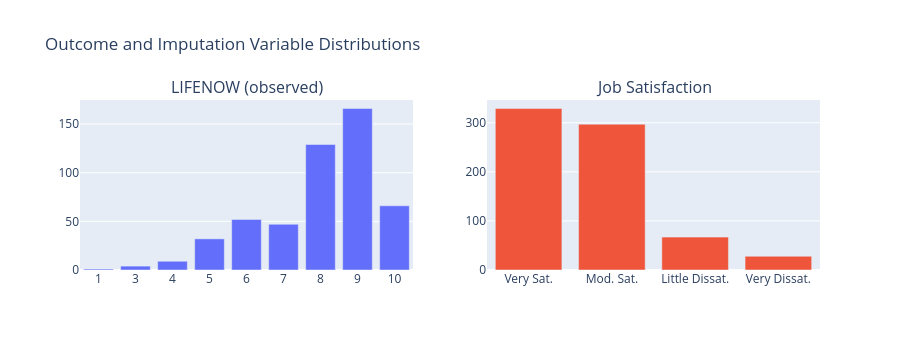

Notebook cell for this chart:
### Code cell
# Examine LIFENOW distribution
print('LIFENOW distribution (observed values):')
lifenow_observed = df_analysis[impute_var].dropna()
print(lifenow_observed.value_counts().sort_index())

fig = make_subplots(rows=1, cols=2, subplot_titles=['LIFENOW (observed)', 'Job Satisfaction'])

# LIFENOW
counts = lifenow_observed.value_counts().sort_index()
fig.add_trace(
    go.Bar(x=[str(int(x)) for x in counts.index], y=counts.values, name='LIFENOW'),
    row=1, col=1
)

# Job satisfaction
sat_counts = df_analysis[outcome].value_counts().sort_index()
sat_labels = ['Very Sat.', 'Mod. Sat.', 'Little Dissat.', 'Very Dissat.']
fig.add_trace(
    go.Bar(x=sat_labels, y=sat_counts.values, name='satjob'),
    row=1, col=2
)

fig.update_layout(height=350, showlegend=False, title='Outcome and Imputation Variable Distributions')
fig.show()

### Figure 1 — Plotly figure (JSON) as saved in the notebook; plotly's stock layout.template omitted (floating-point values rounded to 4 significant figures)
{"data": [{"name": "LIFENOW", "type": "bar", "x": ["1", "3", "4", "5", "6", "7", "8", "9", "10"], "xaxis": "x", "y": [1, 4, 9, 32, 52, 47, 129, 166, 66], "yaxis": "y"}, {"name": "satjob", "type": "bar", "x": ["Very Sat.", "Mod. Sat.", "Little Dissat.", "Very Dissat."], "xaxis": "x2", "y": [329, 297, 67, 28], "yaxis": "y2"}], "layout": {"annotations": [{"font": {"size": 16}, "showarrow": false, "text": "LIFENOW (observed)", "x": 0.225, "xanchor": "center", "xref": "paper", "y": 1, "yanchor": "bottom", "yref": "paper"}, {"font": {"size": 16}, "showarrow": false, "text": "Job Satisfaction", "x": 0.775, "xanchor": "center", "xref": "paper", "y": 1, "yanchor": "bottom", "yref": "paper"}], "height": 350, "showlegend": false, "title": {"text": "Outcome and Imputation Variable Distributions"}, "xaxis": {"anchor": "y", "domain": [0, 0.45]}, "xaxis2": {"anchor": "y2", "domain": [0.55, 1]}, "yaxis": {"anchor": "x", "domain": [0, 1]}, "yaxis2": {"anchor": "x2", "domain": [0, 1]}}}
